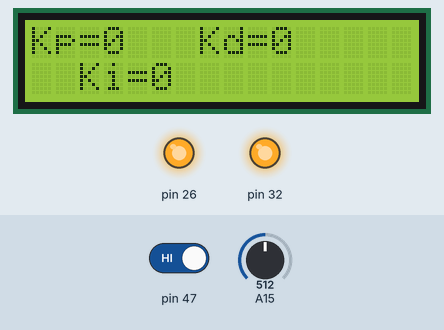
Bench run of a sketch on a simulated Arduino Mega 2560, built with avr-gcc and run on an emulated ATmega2560. On the bench: 16×2 character LCD, output pins drawn as LEDs (lit = HIGH). The test bench sets the inputs (shaded band); at power-on: pin 47 HIGH, A15 = 512.

Above: at 2.2 s.
2.3 s: pin 47 driven LOW
At 3.66 s:
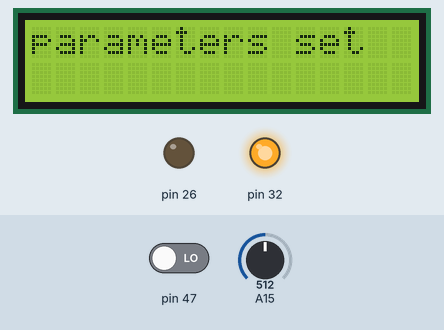
At 4.7 s:
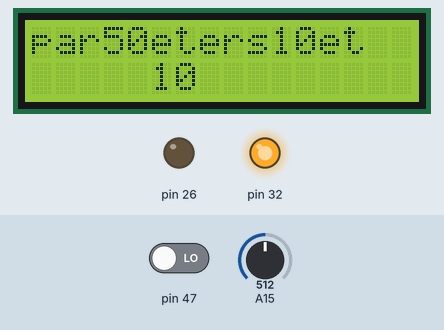
5.0 s: pin 47 driven HIGH
At 6.3 s:
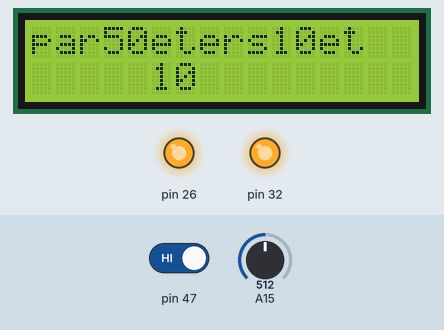
Timing chart, 0 to 8.0 s (numbered marks = the images above; inputs shaded):
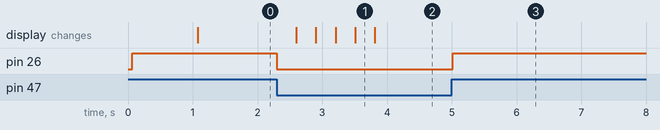

The sketch:

pid_tune_wizard.ino
```cpp
#include <LiquidCrystal.h>

// initialize the library with the numbers of the interface pins
LiquidCrystal lcd(12, 11, 5, 4, 3, 2);
int count=0,n=0,kp=0,ki=0,kd=0;
void setup()
{
  lcd.begin(16,2);

  lcd.clear();
  pinMode(32,OUTPUT);
pinMode(26,OUTPUT);
digitalWrite(32,HIGH);
digitalWrite(26,HIGH);
init_pid_tune();
}

void loop()
{
 tune_pid();
 lcd.clear();
lcd.print("parameters set");
}

void init_pid_tune()
{
  pinMode(47,INPUT);

digitalWrite(32,HIGH);
lcd.print("PID TUNE");
lcd.setCursor(0,1);
lcd.print("Wizard");
delay(1000);
lcd.clear();
lcd.setCursor(0,0);
  lcd.print("Kp=");
  lcd.setCursor(7,0);
  lcd.print("Kd=");
  lcd.setCursor(2,1);
  lcd.print("Ki=");
count=0;
}

void tune_pid()
{

  do
  {
    if(digitalRead(47) == LOW)
  {
    digitalWrite(26,LOW);
    delay(300);
    digitalWrite(26,HIGH);
    count++;

  }

 if(count==1)
 {n=map(analogRead(15),0,1024,0,100);
   kp=n;
 }

 else if(count==2)
 { n=map(analogRead(15),0,1024,0,20);
   kd=n;
 }
 else if(count==3)
 {
   n=map(analogRead(15),0,1024,0,20);
   ki=n;
 }

lcd.setCursor(3,0);
  lcd.print(kp);
  lcd.setCursor(10,0);
  lcd.print(kd);
  lcd.setCursor(5,1);
  lcd.print(ki);

  }while(count!=4);
}
```

Measured:
- after the input at 2.3 s, pin 26: HIGH → LOW at once; the display: first changes after 0.30 s (image 1 shows a later state)
- after the input at 5.0 s, pin 26: LOW → HIGH at once
